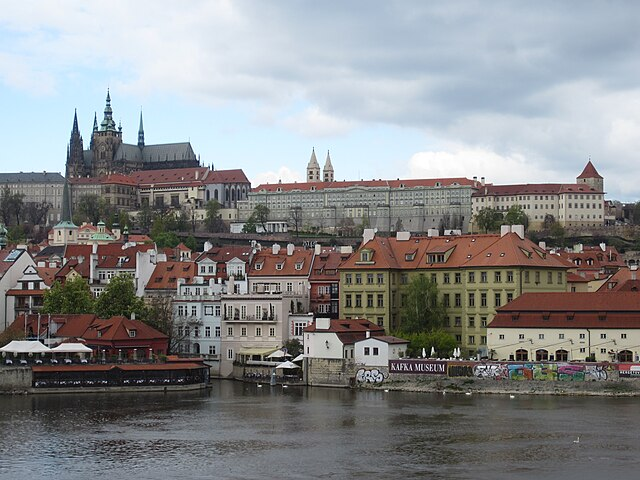
#> input picture Seam Carving/inputSeamCarvingPrague.JPG, 640 x 480 px, found by its file name
$ python SeamCarvingReduceHeight.py
#> lines starting #> are read from the running program, lines starting #| are printed output that depends on the picture
### Seam Carving/energy_image.py
import numpy as np
import scipy as sp
import cv2

def image_gradient_x_axis(gray_image):
    H = np.array([[1, -1]])
    gradient_x_axis = sp.ndimage.convolve(gray_image, H, cval=0, mode='constant')
    return gradient_x_axis

def image_gradient_y_axis(gray_image):
    H = np.array([[1], [-1]])
    gradient_y_axis = sp.ndimage.convolve(gray_image, H, cval=0, mode='constant')
    return gradient_y_axis

def energy_image(im):
    #Input im: Image with MxNx3 dimensions
    #Output: Return 2D energy matrix of size MxN
    gray_image = cv2.cvtColor(im, cv2.COLOR_BGR2GRAY)
    gradient_x_axis = image_gradient_x_axis(gray_image)
    gradient_y_axis = image_gradient_y_axis(gray_image)
    return np.abs(gradient_x_axis) + np.abs(gradient_y_axis)

### Seam Carving/cumulative_minimum_energy_map.py
import numpy as np
import scipy as sp
import copy

def cumulative_minimum_energy_map(energyImage, seamDirection):
    #Input energyImage: Energy matrix of size NxM
    #Input seamDirection: direction of the seam. "HORIZONTAL" or "VERTICAL"
    #Output: seam matrix
    Energy = copy.copy(energyImage)

    if seamDirection == 'HORIZONTAL':
        #Energy matrix
        M = np.array([Energy[0, :]])
        for i in range(1, Energy.shape[0]):
            E = Energy[i, :]
            M_middle = M[i - 1, :]
            M_ltor = np.append(np.array([np.inf]), M_middle[:-1])
            M_rtol = np.append(M_middle[1:], np.array([np.inf]))
            M_min = np.minimum(M_middle, M_ltor)
            M_min = np.minimum(M_min, M_rtol)
            M = np.row_stack((M, E + M_min))
        return M

    # Energy = np.rot90(energyImage, 1) #Rotate 90 degrees anticlockwise
    # M = np.rot90(M, -1) #Rotate 90 degrees clockwise
            #Energy matrix
    M = np.array([Energy[:, 0]])
    for i in range(1, Energy.shape[1]):
        E = Energy[:, i]
        M_middle = M[i - 1, :]
        M_ltor = np.append(np.array([np.inf]), M_middle[:-1])
        M_rtol = np.append(M_middle[1:], np.array([np.inf]))
        M_min = np.minimum(M_middle, M_ltor)
        M_min = np.minimum(M_min, M_rtol)
        M = np.row_stack((M, E + M_min))
    M = M.T
    return M

### Seam Carving/find_optimal_horizontal_seam.py
import numpy as np
from find_optimal_vertical_seam import find_optimal_vertical_seam
import copy

def find_optimal_horizontal_seam(cumulativeEnergyMap):
    # [6 lines of commented-out code are left out]

    M = copy.copy(cumulativeEnergyMap)
    pixels = np.array([[np.argmin(M[:, -1]), M.shape[1] - 1]])

    y = pixels[0, 1]
    while y > 0:
        x = pixels[0, 0]
        s_min, s_argmin = np.inf, [-1, -1]
        # assert y >= 0 and y < M.shape[1], f"y has become {y} at row {x} where as image size is {M.shape}"

        if x - 1 >= 0 and M[x - 1, y - 1] <= s_min:
            s_min, s_argmin = M[x - 1, y - 1], [x - 1, y - 1]

        if M[x, y - 1] <= s_min: s_min, s_argmin = M[x, y - 1], [x, y - 1]

        if x + 1 < M.shape[0] and M[x + 1, y - 1] <= s_min:
            s_min, s_argmin = M[x + 1, y - 1], [x + 1, y - 1]

        pixels = np.row_stack((np.array([s_argmin]), pixels))
        y -= 1
    # print(pixels.shape, M.shape)
    return pixels

### Seam Carving/reduceHeight.py
import scipy as sp
import numpy as np
import cv2
import matplotlib.pyplot as plt
import copy

from energy_image import energy_image
from cumulative_minimum_energy_map import cumulative_minimum_energy_map
from find_optimal_horizontal_seam import find_optimal_horizontal_seam
from find_optimal_horizontal_seam import find_optimal_horizontal_seam

def reduceHeight(im, energyImage):
    cumulativeEnergyMap = cumulative_minimum_energy_map(energyImage, type)
    horizontalSeam = find_optimal_horizontal_seam(cumulativeEnergyMap)

    #Image size reduction
    requiredPixels = np.ones(im.shape).astype(bool)
    requiredPixels[horizontalSeam[:, 0], horizontalSeam[:, 1]] = np.array([False] * 3)
    reducedImage = im[requiredPixels].reshape(im.shape[0] - 1, im.shape[1], 3)

    #Energy reduction
    requiredEnergy = np.ones(energyImage.shape).astype(bool)
    requiredEnergy[horizontalSeam[:, 0], horizontalSeam[:, 1]] = False
    reducedEnergy = energyImage[requiredEnergy].reshape(im.shape[0] - 1, im.shape[1])
    return reducedImage, reducedEnergy

### Seam Carving/SeamCarvingReduceHeight.py
from reduceHeight import reduceHeight
from energy_image import energy_image
import cv2
import matplotlib.pyplot as plt

PragueImage = cv2.imread('inputSeamCarvingPrague.jpg', cv2.IMREAD_UNCHANGED)
#> PragueImage is the input picture: shape (480, 640, 3); mean B, G, R 139, 137.5, 136.1
PragueEnergy = energy_image(PragueImage)
for i in range(100):
    PragueImage, PragueEnergy = reduceHeight(im=PragueImage, energyImage=PragueEnergy)
#> this loop made 100 passes
#> pass 1, in reduceHeight, `reducedEnergy = energyImage[requiredEnergy].reshape(im.shape[0] - 1, i..`:
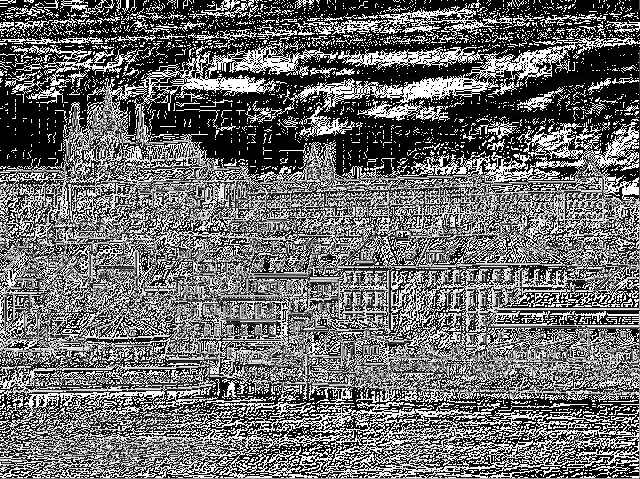
#> reducedEnergy: shape (479, 640); min 0, max 255, mean 107.6
#> after the loop:
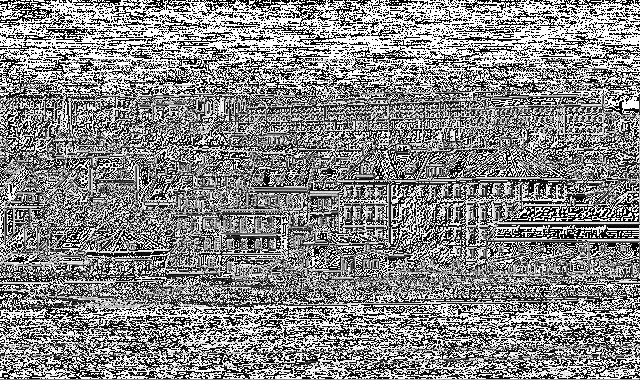
#> PragueEnergy: shape (380, 640); min 0, max 255, mean 135
#> after the loop:
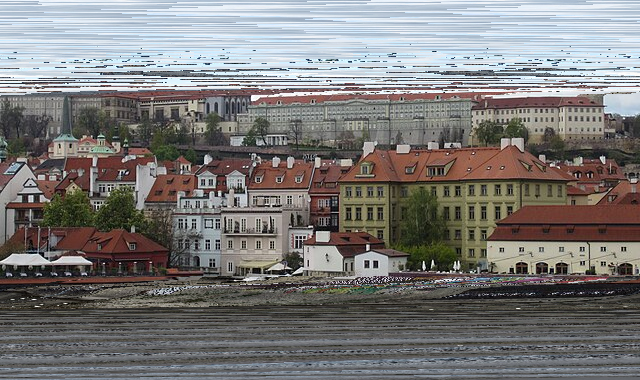
#> PragueImage: shape (380, 640, 3); mean B, G, R 119.2, 120.3, 122.2
cv2.imwrite('outputReduceHeightPrague.png', PragueImage)


MallImage = cv2.imread('inputSeamCarvingMall.jpg', cv2.IMREAD_UNCHANGED)
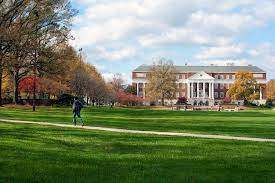
#> input picture Seam Carving/inputSeamCarvingMall.jpg, 275 x 183 px
#> MallImage is the input picture: shape (183, 275, 3); mean B, G, R 102.7, 131.8, 120.5
MallEnergy = energy_image(MallImage)
reducedMallImage, reducedMallEnergy = reduceHeight(im=MallImage, energyImage=MallEnergy)
for i in range(100):
    MallImage, MallEnergy = reduceHeight(im=MallImage, energyImage=MallEnergy)
#> this loop made 100 passes
#> pass 1, in cumulative_minimum_energy_map (call 102), `M = M.T`:
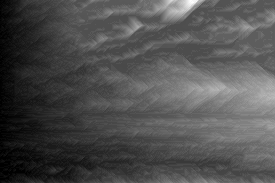
#> M: shape (183, 275) float64; min 0, max 7578, mean 2365.2; drawn with min black and max white
#> after the loop:
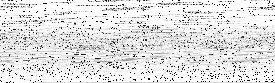
#> MallEnergy: shape (83, 275); min 0, max 255, mean 223.8
#> after the loop:
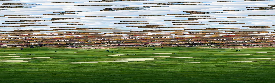
#> MallImage: shape (83, 275, 3); mean B, G, R 108.2, 138.6, 126.7
cv2.imwrite('outputReduceHeightMall.png', MallImage)
